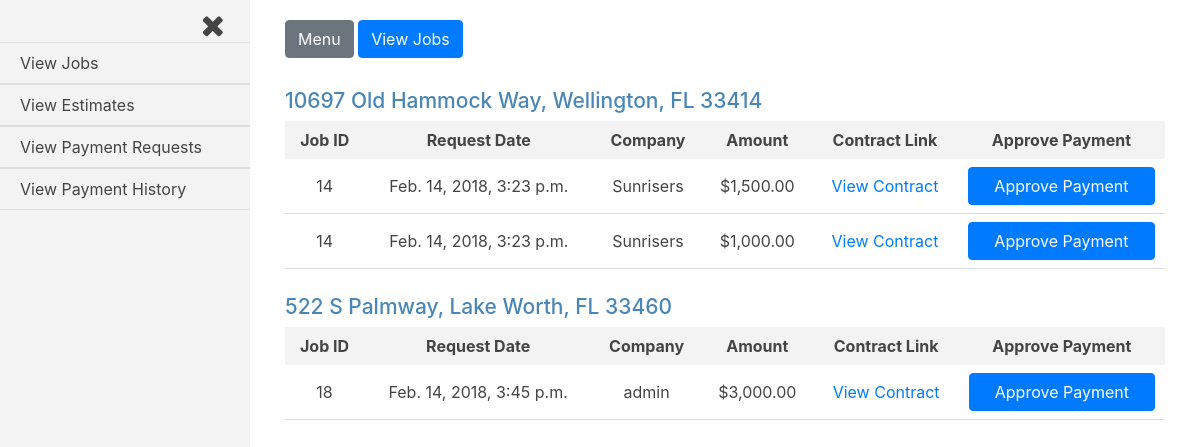
The page /payment_requests/unapproved_payments (signed in) on the database as committed earlier.
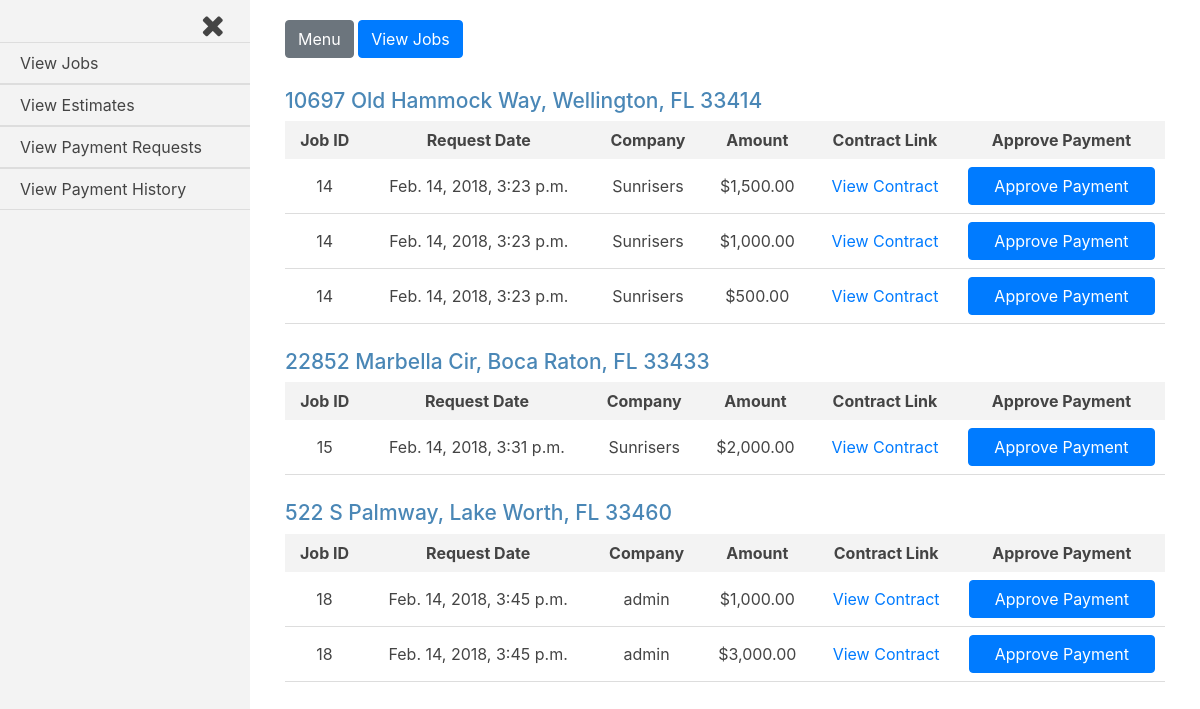
The same page on the database as committed later.
### jobs/models.py (models this page shows, shortened)
class House(models.Model):
    address = models.CharField(max_length=250)
    companies = models.ManyToManyField(settings.AUTH_USER_MODEL, through='Current_Worker')
    proposed_jobs = models.BooleanField(default=False)
    pending_payments = models.BooleanField(default=False)
    payment_history = models.BooleanField(default=False)
    def __str__(self):
        return self.address

class Request_Payment(models.Model):
    job = models.ForeignKey(Job, on_delete=models.CASCADE)
    submit_date = models.DateTimeField(auto_now_add=True, blank=True)
    approved_date = models.DateTimeField(auto_now_add=True, blank=True)
    house = models.ForeignKey(House, on_delete=models.CASCADE)
    amount = models.DecimalField(max_digits=8, decimal_places=2, default=0.00)
    approved = models.BooleanField(default=False)

class Job(models.Model):
    house = models.ForeignKey(House, on_delete=models.CASCADE)
    company = models.ForeignKey(settings.AUTH_USER_MODEL, on_delete=models.CASCADE,)
    start_amount = models.DecimalField(max_digits=8, decimal_places=2, default=0.00)
    start_date = models.DateTimeField(auto_now_add=True, blank=True)
    total_paid = models.DecimalField(max_digits=8, decimal_places=2, default=0.00)
    approved = models.BooleanField(default=False)
    def generate_filename(self, filename):
        file_path = 'uploads/{}/{}'.format(str(self.house.address), str(filename))
        return file_path
    document_link = models.FileField(upload_to=generate_filename)

### payment_requests/views.py (the view)
# urls.py: path('unapproved_payments', views.unapproved_payments, name='unapproved_payments'),
@login_required
def unapproved_payments(request):
        current_user = request.user
        if current_user.is_active and current_user.is_staff:
            houses = House.objects.filter(pending_payments=True)
            payments = Request_Payment.objects.filter(approved=False)
            form = Approve_Payment()
            template = loader.get_template('payment_requests/unapproved_payments.html')
            context = {
                'houses': houses,
                'payments': payments,
                'current_user': current_user,
                'form': form,
            }
            if request.method == 'POST':
                form = Approve_Payment(request.POST)
                if form.is_valid():
                    p_id = int(request.POST.get('p_id'))
                    job_id = int(request.POST.get('job_id'))
                    address = str(request.POST.get('job_house'))
                    house = House.objects.filter(address=address)
                    payment = Request_Payment.objects.filter(id=p_id)
                    request_amount = payment[0].amount
                    job = Job.objects.filter(id=job_id)
                    total_paid = job[0].total_paid
                    total = total_paid + request_amount
                    """update approved column to True and set approved_date to the time the payment was
                    approved and update the total_paid column for the job"""
                    job.update(total_paid=total)
                    payment.update(approved=True, approved_date=datetime.now())
                    house.update(payment_history=True)
                    """if there are no more unapproved payments for a house,
                    set pending_payments=False for that specific house
                    """
                    payments = Request_Payment.objects.filter(house=house[0], approved=False)
                    if not payments:
                        house.update(pending_payments=False, payment_history=True)
            else:
                form = Approve_Payment()
            return HttpResponse(template.render(context, request))
        else:
            return HttpResponseRedirect('/accounts/login')

### payment_requests/forms.py
class Approve_Payment(ModelForm, forms.Form):
    class Meta:
        model = Request_Payment
        exclude = ['job', 'amount', 'approved', 'house']
        widgets = {
        }
        labels = {
        }

### payment_requests/templates/payment_requests/unapproved_payments.html (shortened to what this page needs)
{% extends 'base_login_admin.html' %}
{% load humanize %}
{% load static %}
{% block content %}
{% for house in houses %}
<div class="job-container">
  <div class="house">
    <h3 class="house-address">{{house.address}}</h3>
  </div>
  <table class="job-summary">
    <tr class="job-headings">
      <th>Job ID</th>
      <th>Request Date</th>
      <th>Company</th>
      <th>Amount</th>
      <th>Contract Link</th>
      {% if request.user.is_superuser %}
      <th>Approve Payment</th>
      {% endif %}
    </tr>
    {% for p in payments %}
      {% if p.job.house.address == house.address %}
    <tr class="job-info">
      <td>{{p.job.id}}</td>
      <td>{{p.job.start_date}}</td>
      <td>{{p.job.company}}</td>
      <td>${{p.amount|intcomma}}</td>
      <td><a href="{{p.job.document_link.url}}">View Contract</a></td>
      {% if request.user.is_superuser %}
      <td>
        <form class="approve-payment-form" action="" method="post">
          <input class="btn btn-primary approve-payment" type="submit" value="Approve Payment">
        </form>
      </td>
      {% endif %}
    </tr>
      {% endif %}
    {% endfor %}
  </table>
</div>
{% endfor %}
{% endblock content %}

Rows that differ between the two databases and show on the page:
added Request_Payment: job.id "14", job.start_date "Feb. 14, 2018, 3:23 p.m.", job.company "Sunrisers", amount "500.00", shown under House "10697 Old Hammock Way, Wellington, FL 33414"
now on this page (row edited): House: address "22852 Marbella Cir, Boca Raton, FL 33433"
now on this page (row edited): Request_Payment: job.id "15", job.start_date "Feb. 14, 2018, 3:31 p.m.", job.company "Sunrisers", amount "2,000.00", shown under "22852 Marbella Cir, Boca Raton, FL 33433"
changed House "522 S Palmway, Lake Worth, FL 33460": gains Request_Payment (job.id "18", job.start_date "Feb. 14, 2018, 3:45 p.m.", job.company "admin", amount "1,000.00")
